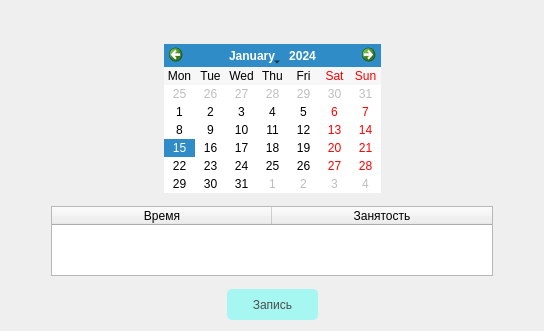
            <widget class="QWidget" name="page_4">
             <layout class="QVBoxLayout" name="verticalLayout_23">
              <item>
               <layout class="QVBoxLayout" name="verticalLayout_22">
                <property name="spacing">
                 <number>13</number>
                </property>
                <item>
                 <layout class="QVBoxLayout" name="verticalLayout_4">
                  <item>
                   <layout class="QHBoxLayout" name="horizontalLayout_17">
                    <item>
                     <widget class="QPushButton" name="btn_22">
                      <property name="styleSheet">
                       <string notr="true">QPushButton{
	border: none;
	color: white;
	
}</string>
                      </property>
                      <property name="text">
                       <string/>
                      </property>
                      <property name="icon">
                       <iconset>
                        <normaloff>../images/Icons8-Ios7-Arrows-Back.ico</normaloff>../images/Icons8-Ios7-Arrows-Back.ico</iconset>
                      </property>
                     </widget>
                    </item>
                    <item>
                     <spacer name="horizontalSpacer_36">
                      <property name="orientation">
                       <enum>Qt::Horizontal</enum>
                      </property>
                      <property name="sizeHint" stdset="0">
                       <size>
                        <width>40</width>
                        <height>20</height>
                       </size>
                      </property>
                     </spacer>
                    </item>
                   </layout>
                  </item>
                  <item>
                   <layout class="QHBoxLayout" name="horizontalLayout_29">
                    <item>
                     <spacer name="horizontalSpacer_50">
                      <property name="orientation">
                       <enum>Qt::Horizontal</enum>
                      </property>
                      <property name="sizeHint" stdset="0">
                       <size>
                        <width>40</width>
                        <height>20</height>
                       </size>
                      </property>
                     </spacer>
                    </item>
                    <item>
                     <widget class="QCalendarWidget" name="calendarWidget">
                      <property name="maximumSize">
                       <size>
                        <width>302</width>
                        <height>183</height>
                       </size>
                      </property>
                      <property name="selectionMode">
                       <enum>QCalendarWidget::SingleSelection</enum>
                      </property>
                      <property name="horizontalHeaderFormat">
                       <enum>QCalendarWidget::ShortDayNames</enum>
                      </property>
                      <property name="verticalHeaderFormat">
                       <enum>QCalendarWidget::NoVerticalHeader</enum>
                      </property>
                      <property name="navigationBarVisible">
                       <bool>true</bool>
                      </property>
                      <property name="dateEditEnabled">
                       <bool>true</bool>
                      </property>
                     </widget>
                    </item>
                    <item>
                     <spacer name="horizontalSpacer_51">
                      <property name="orientation">
                       <enum>Qt::Horizontal</enum>
                      </property>
                      <property name="sizeHint" stdset="0">
                       <size>
                        <width>40</width>
                        <height>20</height>
                       </size>
                      </property>
                     </spacer>
                    </item>
                   </layout>
                  </item>
                 </layout>
                </item>
                <item>
                 <layout class="QHBoxLayout" name="horizontalLayout_9">
                  <item>
                   <spacer name="horizontalSpacer_23">
                    <property name="orientation">
                     <enum>Qt::Horizontal</enum>
                    </property>
                    <property name="sizeHint" stdset="0">
                     <size>
                      <width>40</width>
                      <height>20</height>
                     </size>
                    </property>
                   </spacer>
                  </item>
                  <item>
                   <widget class="QTableWidget" name="table_4">
                    <property name="sizePolicy">
                     <sizepolicy hsizetype="Expanding" vsizetype="Expanding">
                      <horstretch>0</horstretch>
                      <verstretch>0</verstretch>
                     </sizepolicy>
                    </property>
                    <property name="minimumSize">
                     <size>
                      <width>0</width>
                      <height>0</height>
                     </size>
                    </property>
                    <property name="maximumSize">
                     <size>
                      <width>442</width>
                      <height>16777215</height>
                     </size>
                    </property>
                    <property name="frameShape">
                     <enum>QFrame::StyledPanel</enum>
                    </property>
                    <property name="frameShadow">
                     <enum>QFrame::Sunken</enum>
                    </property>
                    <property name="lineWidth">
                     <number>1</number>
                    </property>
                    <property name="horizontalScrollBarPolicy">
                     <enum>Qt::ScrollBarAsNeeded</enum>
                    </property>
                    <property name="sizeAdjustPolicy">
                     <enum>QAbstractScrollArea::AdjustToContents</enum>
                    </property>
                    <property name="autoScroll">
                     <bool>true</bool>
                    </property>
                    <property name="autoScrollMargin">
                     <number>18</number>
                    </property>
                    <property name="tabKeyNavigation">
                     <bool>true</bool>
                    </property>
                    <attribute name="horizontalHeaderDefaultSectionSize">
                     <number>220</number>
                    </attribute>
                    <attribute name="horizontalHeaderMinimumSectionSize">
                     <number>17</number>
                    </attribute>
                    <attribute name="verticalHeaderDefaultSectionSize">
                     <number>30</number>
                    </attribute>
                    <attribute name="verticalHeaderHighlightSections">
                     <bool>true</bool>
                    </attribute>
                    <attribute name="verticalHeaderMinimumSectionSize">
                     <number>15</number>
                    </attribute>
                    <attribute name="verticalHeaderShowSortIndicator" stdset="0">
                     <bool>false</bool>
                    </attribute>
                    <column>
                     <property name="text">
                      <string>Время</string>
                     </property>
                    </column>
                    <column>
                     <property name="text">
                      <string>Занятость</string>
                     </property>
                    </column>
                   </widget>
                  </item>
                  <item>
                   <spacer name="horizontalSpacer_24">
                    <property name="orientation">
                     <enum>Qt::Horizontal</enum>
                    </property>
                    <property name="sizeHint" stdset="0">
                     <size>
                      <width>40</width>
                      <height>20</height>
                     </size>
                    </property>
                   </spacer>
                  </item>
                 </layout>
                </item>
                <item>
                 <layout class="QHBoxLayout" name="horizontalLayout_12">
                  <item>
                   <spacer name="horizontalSpacer_25">
                    <property name="orientation">
                     <enum>Qt::Horizontal</enum>
                    </property>
                    <property name="sizeHint" stdset="0">
                     <size>
                      <width>40</width>
                      <height>20</height>
                     </size>
                    </property>
                   </spacer>
                  </item>
                  <item>
                   <widget class="QPushButton" name="btn_14">
                    <property name="sizePolicy">
                     <sizepolicy hsizetype="Fixed" vsizetype="Fixed">
                      <horstretch>0</horstretch>
                      <verstretch>0</verstretch>
                     </sizepolicy>
                    </property>
                    <property name="minimumSize">
                     <size>
                      <width>91</width>
                      <height>31</height>
                     </size>
                    </property>
                    <property name="styleSheet">
                     <string notr="true">QPushButton{
	border-radius: 5px;
	background-color: #a6f7f1;
   	transition: 2s linear; 
	color: #4c4d4d;
}

QPushButton:hover{
	background-color: #89f0ea;
}

</string>
                    </property>
                    <property name="text">
                     <string>Запись</string>
                    </property>
                    <property name="icon">
                     <iconset>
                      <normaloff>../images/plus_icon-icons.com_61187.png</normaloff>../images/plus_icon-icons.com_61187.png</iconset>
                    </property>
                   </widget>
                  </item>
                  <item>
                   <spacer name="horizontalSpacer_26">
                    <property name="orientation">
                     <enum>Qt::Horizontal</enum>
                    </property>
                    <property name="sizeHint" stdset="0">
                     <size>
                      <width>40</width>
                      <height>20</height>
                     </size>
                    </property>
                   </spacer>
                  </item>
                 </layout>
                </item>
               </layout>
              </item>
             </layout>
            </widget>
